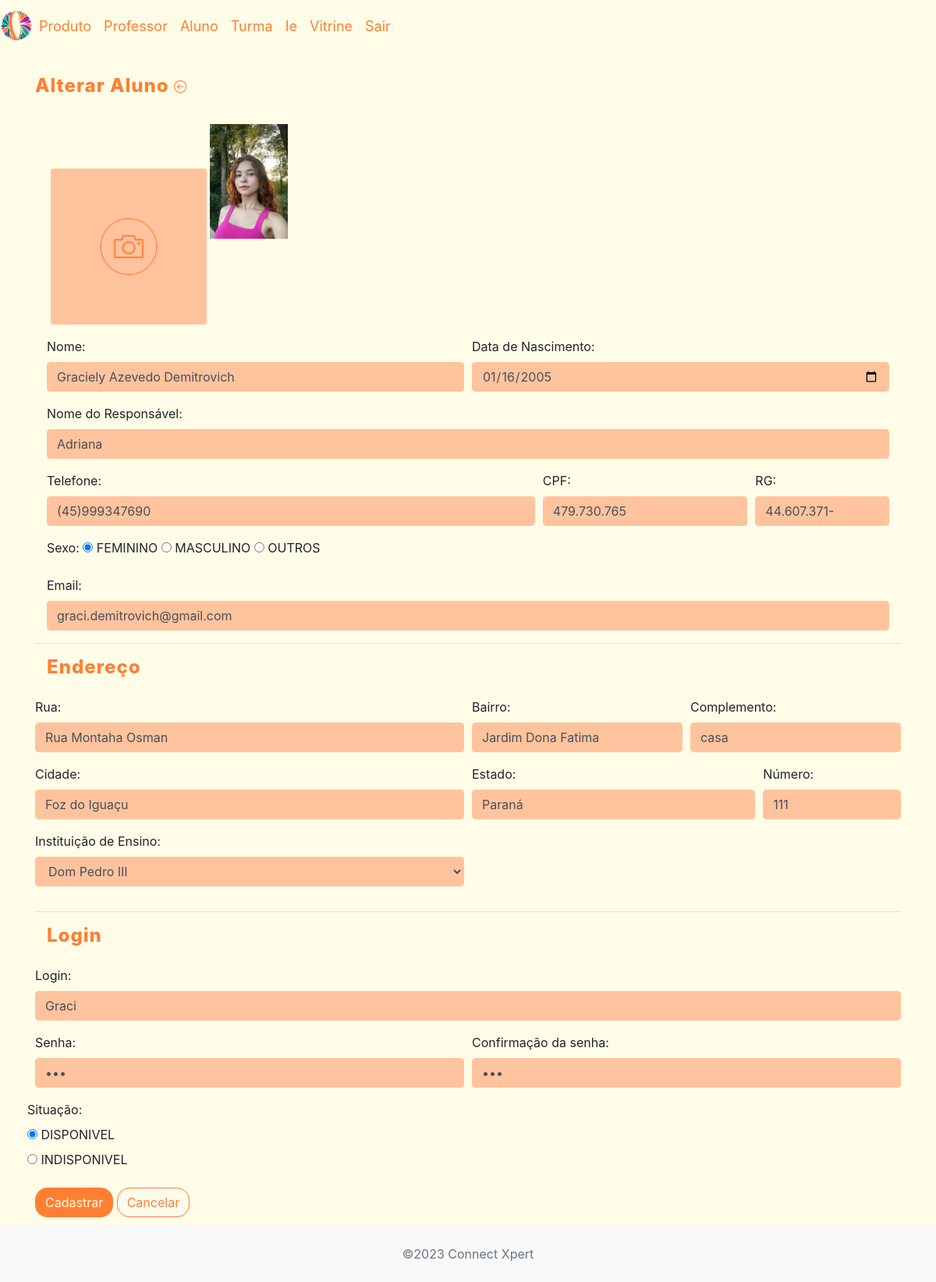
The page /crud_connectxpert/app/controller/AlunoController.php?action=edit&id=21 (signed in) on the database its author committed.
### tables this page shows
CREATE TABLE `aluno` (
  `id_aluno` int(11) NOT NULL,
  `nome_aluno` varchar(100) NOT NULL,
  `nascimento_aluno` date NOT NULL,
  `telefone` varchar(20) NOT NULL,
  `nome_responsavel` varchar(60) NOT NULL,
  `sexo_aluno` enum('feminino','masculino','outros') NOT NULL,
  `login_aluno` varchar(15) NOT NULL,
  `senha_aluno` varchar(15) NOT NULL,
  `historico` text NOT NULL,
  `cpf_aluno` varchar(20) NOT NULL,
  `rg_aluno` varchar(20) NOT NULL,
  `email_aluno` varchar(100) NOT NULL,
  `end_rua` varchar(95) NOT NULL,
  `end_bairro` varchar(95) NOT NULL,
  `end_cidade` varchar(95) NOT NULL,
  `end_estado` varchar(95) NOT NULL,
  `end_numero` int(11) NOT NULL,
  `end_complemento` varchar(100) DEFAULT NULL,
  `id_ie` int(11) NOT NULL,
  `situacao` enum('disponivel','indisponivel') NOT NULL,
  `foto` varchar(60) NOT NULL
);

CREATE TABLE `ie` (
  `id_ie` int(11) NOT NULL,
  `nome_ie` varchar(70) NOT NULL
);

### crud_connectxpert/app/view/aluno/formAluno.php (the view, shortened to what the rows shown need)
<?php
require_once(__DIR__ . "/../include/header.php");
require_once(__DIR__ . "/../include/menu.php");
echo '<link rel="stylesheet" href="' . BASEURL . '/view/aluno/alunostyle.css">';
?>
<div class="container">
    <div class="row">
        <h3 class="col-12">
            <?php if ($dados['id_aluno'] == 0) echo "Inserir ";
            else echo "Alterar"; ?> Aluno <a class="btn-inserir" href="<?= BASEURL ?>/controller/AlunoController.php?action=list"></a></h3></div>
                <div class="container">
        <form id="frmAluno" method="POST" action="<?= BASEURL ?>/controller/AlunoController.php?action=save" enctype="multipart/form-data">
            <div class="form-row" style="margin-top: 40px;">
                <div class="form-group col-md-12">
                    <?php if (isset($dados["aluno"]) && $dados["aluno"]->getFoto()) : ?>
                        <img src="<?= BASEURL_FOTOS . $dados["aluno"]->getFoto(); ?>" alt="" width="100px">
                    <?php endif; ?>
                </div>
            </div>
            <div div class="form-row">
                <div class="form-group col-md-6">
                    <label for="txtNomeAluno">Nome:</label>
                    <input class="form-control" type="text" id="txtNomeAluno" name="nomeAluno" maxlength="70" value="<?php echo (isset($dados["aluno"]) ? $dados["aluno"]->getNomeAluno() : ''); ?>" />
                </div>
                <div class="form-group col">
                    <label for="txtNascimentoAluno">Data de Nascimento:</label>
                    <input class="form-control" type="date" id="txtNascimentoAluno" name="nascimentoAluno" value="<?php echo (isset($dados["aluno"]) ? $dados["aluno"]->getNascimentoAluno() : ''); ?>" />
                </div>
            </div>
            <div div class="form-row">
                <div class="form-group col-12">
                    <label for="txtNomeResponsavel">Nome do Responsável:</label>
                    <input class="form-control" type="text" id="txtNomeResponsavel" name="nomeResponsavel" maxlength="70" value="<?php echo (isset($dados["aluno"]) ? $dados["aluno"]->getNomeResponsavel() : ''); ?>" />
                </div>
            </div>
            <div div class="form-row">
                <div class="form-group col-md-7">
                    <label for="txtTelefoneAluno">Telefone:</label>
                    <input class="form-control" type="text" id="txtTelefoneAluno" name="telefoneAluno" maxlength="14"  onfocus="mascTelefone1(this)" onkeypress="mascTelefone2(this)" value="<?php echo (isset($dados["aluno"]) ? $dados["aluno"]->getTelefone() : ''); ?>" />
                </div>
                <div class="form-group col-md-3">
                    <label for="txtCpfALuno">CPF:</label>
                    <input class="form-control" type="text" id="txtCpfAluno" name="cpfAluno" maxlength="15" onkeypress="mascCpf(this)" value="<?php echo (isset($dados["aluno"]) ? $dados["aluno"]->getCpfAluno() : ''); ?>" />
                </div>
                <div class="form-group col-md-2">
                    <label for="txtRgALuno">RG:</label>
                    <input class="form-control" type="text" id="txtRgAluno" name="rgAluno" maxlength="12" onkeypress="mascRg(this)" value="<?php echo (isset($dados["aluno"]) ? $dados["aluno"]->getRgAluno() : ''); ?>" />
                </div>
            </div>
            <div div class="form-row">
                <div class="form-group col-md-12">
                    <label>Sexo:</label>
                    <?php foreach ($dados["sexo"] as $sexo) : ?>
                        <input type="radio" name="sexo" id="<?= 'ckb' . $sexo ?>" value="<?= strtolower($sexo) ?>" <?php
                                                                                                                    if (
                                                                                                                        isset($dados['aluno']) &&
                                                                                                                        strtolower($sexo) == $dados['aluno']->getSexoAluno()
                                                                                                                    )
                                                                                                                        echo " checked";
                                                                                                                    ?> />
                        <label for="<?= 'ckb' . $sexo ?>"><?= $sexo ?></label>
                    <?php endforeach; ?>
                </div>
            </div>
            <div class="form-group">
                <label for="txtEmailALuno">Email:</label>
                <input class="form-control" type="email" id="txtEmailAluno" name="emailAluno" value="<?php echo (isset($dados["aluno"]) ? $dados["aluno"]->getEmailAluno() : ''); ?>" />
            </div>
    </div>
    <hr>
    <h4 class="col-12" style=" width: 100px; height: 45px; color: rgba(255, 127, 50, 1);  font-style: normal;
 font-size: 24px; font-weight: 800; line-height: 1.2; letter-spacing: 1px; text-decoration: none; text-transform: none;">Endereço</h4>
    <div class="form-row">
        <div class="form-group col-md-6">
            <label for="txtEndRua">Rua:</label>
            <input class="form-control" type="text" id="txtEndRua" name="endRua" maxlength="100" value="<?php echo (isset($dados["aluno"]) ? $dados["aluno"]->getEndRua() : ''); ?>" />
        </div>
        <div class="form-group col">
            <label for="txtEndBairro">Bairro:</label>
            <input class="form-control" type="text" id="txtEndBairro" name="endBairro" maxlength="100" value="<?php echo (isset($dados["aluno"]) ? $dados["aluno"]->getEndBairro() : ''); ?>" />
        </div>
        <div class="form-group col">
            <label for="txtEndComplemento">Complemento:</label>
            <input class="form-control" type="text" id="txtEndComplemento" name="endComplemento" maxlength="100" value="<?php echo (isset($dados["aluno"]) ? $dados["aluno"]->getEndComplemento() : ''); ?>" />
        </div>
    </div>
    <div class="form-row">
        <div class="form-group col-md-6">
            <label for="txtEndCidade">Cidade:</label>
            <input class="form-control" type="text" id="txtEndCidade" name="endCidade" maxlength="100" value="<?php echo (isset($dados["aluno"]) ? $dados["aluno"]->getEndCidade() : ''); ?>" />
        </div>
        <div class="form-group col-md-4">
            <label for="txtEndEstado">Estado:</label>
            <input class="form-control" type="text" id="txtEndEstado" name="endEstado" maxlength="70" value="<?php echo (isset($dados["aluno"]) ? $dados["aluno"]->getEndEstado() : ''); ?>" />
        </div>
        <div class="form-group col-md-2">
            <label for="txtEndNumero">Número:</label>
            <input class="form-control" type="text" id="txtEndNumero" name="endNumero" value="<?php echo (isset($dados["aluno"]) ? $dados["aluno"]->getEndNumero() : ''); ?>" />
        </div>
        <div class="form-group col-md-6">
            <label for="somIes">Instituição de Ensino:</label>
            <select class="form-control" id="somIes" name="idIes">
                <?php foreach ($dados['listaIes'] as $ies) : ?>
                    <option value="<?= $ies->getIdIe() ?>" <?php if (isset($dados["aluno"]) && $dados["aluno"]->getIdIe() == $ies->getIdIe())
                                                                echo 'selected';
                                                            ?>><?= $ies->getNomeIe() ?></option>
                <?php endforeach; ?>
            </select>
        </div>
    </div>
    <hr>
    <h4 class="col-12" style=" width: 100px; height: 45px; color: rgba(255, 127, 50, 1);  font-style: normal;
 font-size: 24px; font-weight: 800; line-height: 1.2; letter-spacing: 1px; text-decoration: none; text-transform: none;">Login</h4>
    <div class="form-group">
        <label for="txtLoginALuno">Login:</label>
        <input class="form-control" type="text" id="txtLoginAluno" name="loginAluno" maxlength="15" value="<?php echo (isset($dados["aluno"]) ? $dados["aluno"]->getLoginAluno() : ''); ?>" />
    </div>
    <div class="form-row">
        <div class="form-group col-md-6">
            <label for="txtSenha">Senha:</label>
            <input class="form-control" type="password" id="txtPasswordAluno" name="senhaAluno" maxlength="15" value="<?php echo (isset($dados["aluno"]) ? $dados["aluno"]->getSenhaAluno() : ''); ?>" />
        </div>
        <div class="form-group col-md-6 ">
            <label for="txtConfSenhaAluno">Confirmação da senha:</label>
            <input class="form-control" type="password" id="txtConfSenhaAluno" name="confSenhaAluno" maxlength="15" value="<?php echo isset($dados["confSenhaAluno"]) ? $dados["confSenhaAluno"] : ''; ?>" />
        </div>
    <div class="form-row">
        <div class="form-group">
            <label>Situação:</label>
            <?php foreach ($dados["estadosProduto"] as $estados) : ?>
                <div class="form-radio">
                    <input type="radio" name="situacao" id="<?= 'ckb' . $estados ?>" value="<?= strtolower($estados) ?>" <?php
                                                                                                                            if (!isset($dados['idAluno']) && $estados == "DISPONIVEL") {
                                                                                                                                echo " checked";
                                                                                                                            }
                                                                                                                            if (isset($dados['aluno']) && strtolower($estados) == $dados['aluno']->getSituacao()) {
                                                                                                                                echo " checked";
                                                                                                                            }
                                                                                                                            ?> />
                    <label for="<?= 'ckb' . $estados ?>"><?= $estados ?></label>
                </div>
            <?php endforeach; ?>
        </div>
    </div>
    </div>
    <button type="submit" class="btn" style="background-color: #ff7f32; border-radius: 16px;"><a style="color:#fdfbeb;"> Cadastrar</a></button>
    <button type="reset" class="btn" style="background-color: #fdfbeb; border-radius: 16px; border-color: #ff7f32;"><a style="color: #ff7f32;"> Cancelar </a></button>
     </div>
<div class="col-6">
</div>
<?php
require_once(__DIR__ . "/../include/footer.php");
?>

### rows shown on the page
aluno: foto (picture), nomeAluno "Graciely Azevedo Demitrovich", nascimentoAluno "01/16/2005", nomeResponsavel "Adriana", telefoneAluno "(45)999347690", cpfAluno "479.730.765", rgAluno "44.607.371-", sexo_aluno "☑ FEMININO", sexo_aluno "☐ MASCULINO", sexo_aluno "☐ OUTROS", emailAluno "graci.demitrovich@gmail.com", endRua "Rua Montaha Osman", endBairro "Jardim Dona Fatima", endComplemento "casa", endCidade "Foz do Iguaçu", endEstado "Paraná", endNumero "111", idIes "Dom Pedro III", loginAluno "Graci", situacao "☑ DISPONIVEL", situacao "☐ INDISPONIVEL"

### other values the page prints
$sexo "FEMININO"
$sexo "MASCULINO"
$sexo "OUTROS"
$estados "DISPONIVEL"
$estados "INDISPONIVEL"
